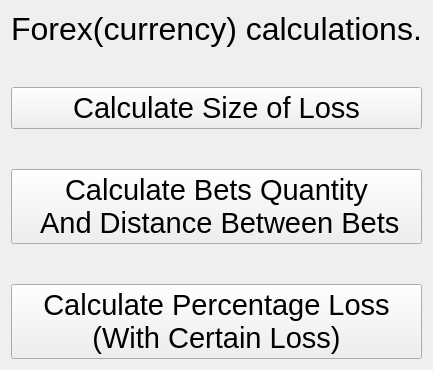
     <widget class="QWidget" name="page_5">
      <layout class="QVBoxLayout" name="verticalLayout_20">
       <property name="spacing">
        <number>40</number>
       </property>
       <item>
        <layout class="QVBoxLayout" name="verticalLayout_5">
         <property name="sizeConstraint">
          <enum>QLayout::SetMinimumSize</enum>
         </property>
         <item>
          <widget class="QLabel" name="label_8">
           <property name="sizePolicy">
            <sizepolicy hsizetype="Preferred" vsizetype="Fixed">
             <horstretch>0</horstretch>
             <verstretch>0</verstretch>
            </sizepolicy>
           </property>
           <property name="font">
            <font>
             <pointsize>24</pointsize>
            </font>
           </property>
           <property name="text">
            <string>Forex(currency) calculations.</string>
           </property>
           <property name="alignment">
            <set>Qt::AlignCenter</set>
           </property>
          </widget>
         </item>
         <item>
          <widget class="QPushButton" name="pushButton_12">
           <property name="sizePolicy">
            <sizepolicy hsizetype="Minimum" vsizetype="Fixed">
             <horstretch>0</horstretch>
             <verstretch>0</verstretch>
            </sizepolicy>
           </property>
           <property name="font">
            <font>
             <pointsize>22</pointsize>
            </font>
           </property>
           <property name="text">
            <string>Calculate Size of Loss</string>
           </property>
          </widget>
         </item>
         <item>
          <widget class="QPushButton" name="pushButton_13">
           <property name="font">
            <font>
             <pointsize>22</pointsize>
            </font>
           </property>
           <property name="text">
            <string>Calculate Bets Quantity
 And Distance Between Bets</string>
           </property>
          </widget>
         </item>
         <item>
          <widget class="QPushButton" name="pushButton_14">
           <property name="font">
            <font>
             <pointsize>22</pointsize>
            </font>
           </property>
           <property name="text">
            <string>Calculate Percentage Loss
(With Certain Loss)</string>
           </property>
          </widget>
         </item>
        </layout>
       </item>
      </layout>
     </widget>
